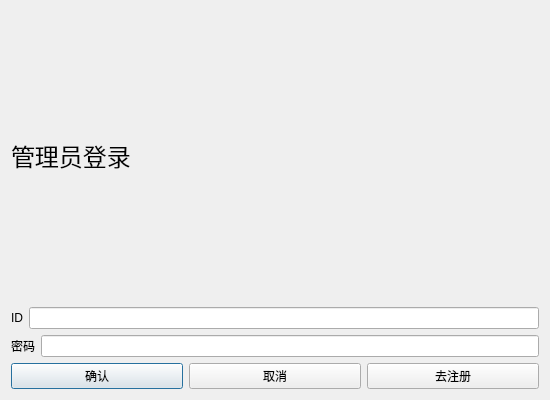
<?xml version="1.0" encoding="UTF-8"?>
<ui version="4.0">
 <class>adminlogin</class>
 <widget class="QDialog" name="adminlogin">
  <property name="geometry">
   <rect>
    <x>0</x>
    <y>0</y>
    <width>550</width>
    <height>400</height>
   </rect>
  </property>
  <property name="windowTitle">
   <string>Dialog</string>
  </property>
  <layout class="QVBoxLayout" name="verticalLayout">
   <item>
    <widget class="QLabel" name="label_3">
     <property name="font">
      <font>
       <family>微软雅黑 Light</family>
       <pointsize>18</pointsize>
      </font>
     </property>
     <property name="text">
      <string>管理员登录</string>
     </property>
    </widget>
   </item>
   <item>
    <layout class="QHBoxLayout" name="horizontalLayout">
     <item>
      <widget class="QLabel" name="label">
       <property name="text">
        <string>ID</string>
       </property>
      </widget>
     </item>
     <item>
      <widget class="QLineEdit" name="userLineEdit"/>
     </item>
    </layout>
   </item>
   <item>
    <layout class="QHBoxLayout" name="horizontalLayout_2">
     <item>
      <widget class="QLabel" name="label_2">
       <property name="text">
        <string>密码</string>
       </property>
      </widget>
     </item>
     <item>
      <widget class="QLineEdit" name="pwdLineEdit"/>
     </item>
    </layout>
   </item>
   <item>
    <layout class="QHBoxLayout" name="horizontalLayout_3">
     <item>
      <widget class="QPushButton" name="loginBtn">
       <property name="text">
        <string>确认</string>
       </property>
      </widget>
     </item>
     <item>
      <widget class="QPushButton" name="exitBtn">
       <property name="text">
        <string>取消</string>
       </property>
      </widget>
     </item>
     <item>
      <widget class="QPushButton" name="pushButton_3">
       <property name="text">
        <string>去注册</string>
       </property>
      </widget>
     </item>
    </layout>
   </item>
  </layout>
 </widget>
 <resources/>
 <connections/>
</ui>
